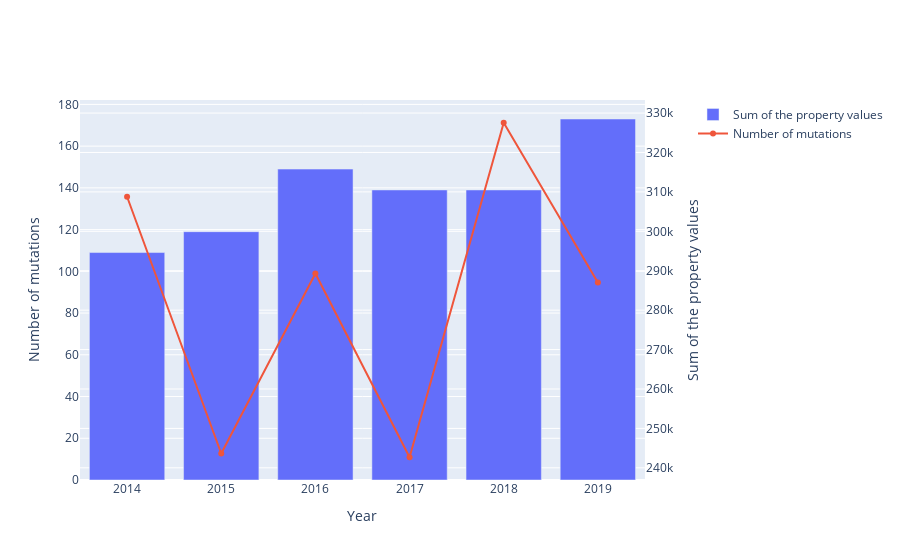

Write notebook code for a chart like this one.
### Code cell
plotting_functions(max_value=2000000).plot_yearly_figures(IDF_sample, year_max=2019)

### Figure 1 — Plotly figure (JSON) as saved in the notebook; plotly's stock layout.template omitted (floating-point values rounded to 4 significant figures)
{"data": [{"name": "Sum of the property values", "type": "bar", "x": [2014, 2015, 2016, 2017, 2018, 2019], "xaxis": "x", "y": [109, 119, 149, 139, 139, 173], "yaxis": "y"}, {"mode": "lines+markers", "name": "Number of mutations", "type": "scatter", "x": [2014, 2015, 2016, 2017, 2018, 2019], "xaxis": "x", "y": [308800.0, 243600.0, 289300.0, 242700.0, 327500.0, 287000.0], "yaxis": "y2"}], "layout": {"autosize": true, "xaxis": {"anchor": "y", "autorange": true, "domain": [0, 0.94], "range": [2014.0, 2020.0], "title": {"text": "Year"}, "type": "linear"}, "yaxis": {"anchor": "x", "autorange": true, "domain": [0, 1], "range": [0, 182.1], "title": {"text": "Number of mutations"}, "type": "linear"}, "yaxis2": {"anchor": "x", "autorange": true, "overlaying": "y", "range": [235700.0, 334500.0], "side": "right", "title": {"text": "Sum of the property values"}, "type": "linear"}}}
